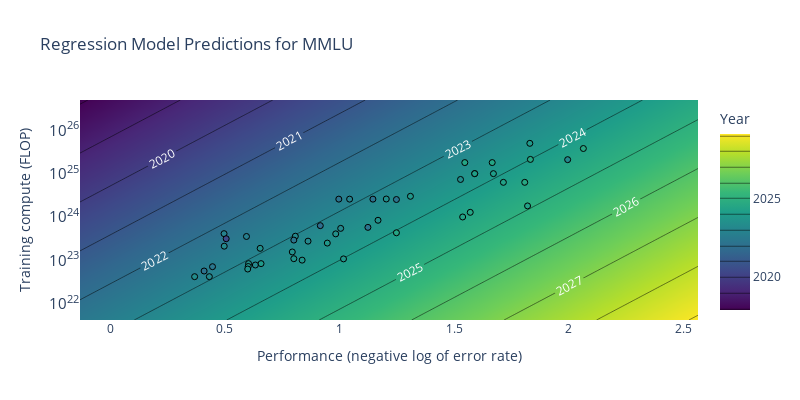

Write notebook code for a chart like this one.
### Code cell
# Define the range for performance and log_compute
performance_min, performance_max = filtered_reg_df[bench + '_log_error'].min(), filtered_reg_df[bench + '_log_error'].max()
log_compute_min, log_compute_max = filtered_reg_df['log_compute'].min(), filtered_reg_df['log_compute'].max()

# Create a grid of values
performance_vals = np.linspace(performance_min - 0.5, performance_max + 0.5, 100)
log_compute_vals = np.linspace(log_compute_min - 1, log_compute_max + 1, 100)
X_grid, Y_grid = np.meshgrid(performance_vals, log_compute_vals)

# Prepare the grid for prediction
X_pred = pd.DataFrame({
    bench + '_log_error': X_grid.ravel(),
    'log_compute': Y_grid.ravel()
})

# Generate predictions
Z_pred = time_model.predict(X_pred)
Z_pred = Z_pred.values.reshape(X_grid.shape)

min_year = Z_pred.min()
max_year = Z_pred.max()

# Plot the contour using Plotly
fig = go.Figure(data=go.Contour(
    x=performance_vals,
    y=10**log_compute_vals,
    z=Z_pred,
    colorscale='Viridis',
    colorbar=dict(title='Year'),
    contours=dict(
        coloring='heatmap',
        showlabels=True,
        labelfont=dict(size=12, color='white')
    )
))

# Add the actual data points with Viridiscolorscale
fig.add_trace(go.Scatter(
    x=filtered_reg_df[bench + '_log_error'],
    y=10**filtered_reg_df['log_compute'],
    mode='markers',
    marker=dict(
        color=filtered_reg_df['float_date'],
        colorscale='Viridis',
        cmin=min_year,
        cmax=max_year,
        line=dict(width=1, color='black')
    ),
    text=filtered_reg_df['System'],
    name='Data'
))

fig.update_yaxes(type='log')

fig.update_layout(
    title=f'Regression Model Predictions for {bench}',
    xaxis_title='Performance (negative log of error rate)',
    yaxis_title='Training compute (FLOP)',
    coloraxis_colorbar=dict(title=f'Predicted Year'),
    width=800,
    height=400
)

if save:
    save_plot(fig, results_dir, f'{bench}_predictions_isotime_contour')

fig.show()

### Figure 1 — Plotly figure (JSON) as saved in the notebook; plotly's stock layout.template omitted (floating-point values rounded to 4 significant figures; data arrays with more than 128 entries replaced by an {"elided": "..."} marker saying what was removed)
{"data": [{"colorbar": {"title": {"text": "Year"}}, "colorscale": [[0, "#440154"], [0.1111, "#482878"], [0.2222, "#3e4989"], [0.3333, "#31688e"], [0.4444, "#26828e"], [0.5556, "#1f9e89"], [0.6667, "#35b779"], [0.7778, "#6ece58"], [0.8889, "#b5de2b"], [1, "#fde725"]], "contours": {"coloring": "heatmap", "labelfont": {"color": "white", "size": 12}, "showlabels": true}, "type": "contour", "x": [-0.1318, -0.1046, -0.07738, -0.05015, -0.02293, 0.004301, 0.03153, 0.05875, 0.08598, 0.1132, 0.1404, 0.1677, 0.1949, 0.2221, 0.2493, 0.2766, 0.3038, 0.331, 0.3582, 0.3855, 0.4127, 0.4399, 0.4671, 0.4944, 0.5216, 0.5488, 0.5761, 0.6033, 0.6305, 0.6577, 0.685, 0.7122, 0.7394, 0.7666, 0.7939, 0.8211, 0.8483, 0.8755, 0.9028, 0.93, 0.9572, 0.9844, 1.012, 1.039, 1.066, 1.093, 1.121, 1.148, 1.175, 1.202, 1.229, 1.257, 1.284, 1.311, 1.338, 1.366, 1.393, 1.42, 1.447, 1.475, 1.502, 1.529, 1.556, 1.583, 1.611, 1.638, 1.665, 1.692, 1.72, 1.747, 1.774, 1.801, 1.828, 1.856, 1.883, 1.91, 1.937, 1.965, 1.992, 2.019, 2.046, 2.073, 2.101, 2.128, 2.155, 2.182, 2.21, 2.237, 2.264, 2.291, 2.319, 2.346, 2.373, 2.4, 2.427, 2.455, 2.482, 2.509, 2.536, 2.564], "y": [4.2e+21, 4.726e+21, 5.318e+21, 5.985e+21, 6.735e+21, 7.579e+21, 8.528e+21, 9.597e+21, 1.08e+22, 1.215e+22, 1.368e+22, 1.539e+22, 1.732e+22, 1.949e+22, 2.193e+22, 2.468e+22, 2.777e+22, 3.125e+22, 3.516e+22, 3.957e+22, 4.453e+22, 5.011e+22, 5.639e+22, 6.345e+22, 7.14e+22, 8.035e+22, 9.042e+22, 1.018e+23, 1.145e+23, 1.288e+23, 1.45e+23, 1.632e+23, 1.836e+23, 2.066e+23, 2.325e+23, 2.616e+23, 2.944e+23, 3.313e+23, 3.728e+23, 4.195e+23, 4.721e+23, 5.313e+23, 5.978e+23, 6.728e+23, 7.571e+23, 8.519e+23, 9.587e+23, 1.079e+24, 1.214e+24, 1.366e+24, 1.537e+24, 1.73e+24, 1.947e+24, 2.191e+24, 2.465e+24, 2.774e+24, 3.122e+24, 3.513e+24, 3.953e+24, 4.448e+24, 5.005e+24, 5.633e+24, 6.338e+24, 7.133e+24, 8.026e+24, 9.032e+24, 1.016e+25, 1.144e+25, 1.287e+25, 1.448e+25, 1.63e+25, 1.834e+25, 2.064e+25, 2.322e+25, 2.613e+25, 2.941e+25, 3.309e+25, 3.724e+25, 4.191e+25, 4.716e+25, 5.307e+25, 5.972e+25, 6.72e+25, 7.562e+25, 8.51e+25, 9.576e+25, 1.078e+26, 1.213e+26, 1.365e+26, 1.536e+26, 1.728e+26, 1.945e+26, 2.188e+26, 2.462e+26, 2.771e+26, 3.118e+26, 3.509e+26, 3.948e+26, 4.443e+26, 5e+26], "z": {"elided": "100x100 float values"}}, {"marker": {"cmax": 2029.0, "cmin": 2018.0, "color": [2023.0, 2023.0, 2022.0, 2022.0, 2024.0, 2024.0, 2024.0, 2023.0, 2024.0, 2024.0, 2023.0, 2022.0, 2023.0, 2023.0, 2022.0, 2024.0, 2024.0, 2024.0, 2024.0, 2025.0, 2025.0, 2023.0, 2023.0, 2023.0, 2023.0, 2024.0, 2024.0, 2024.0, 2024.0, 2024.0, 2025.0, 2023.0, 2023.0, 2024.0, 2024.0, 2022.0, 2022.0, 2022.0, 2023.0, 2024.0, 2024.0, 2024.0, 2020.0, 2022.0, 2023.0, 2024.0, 2024.0, 2024.0, 2024.0], "colorscale": [[0, "#440154"], [0.1111, "#482878"], [0.2222, "#3e4989"], [0.3333, "#31688e"], [0.4444, "#26828e"], [0.5556, "#1f9e89"], [0.6667, "#35b779"], [0.7778, "#6ece58"], [0.8889, "#b5de2b"], [1, "#fde725"]], "line": {"color": "black", "width": 1}}, "mode": "markers", "name": "Data", "text": ["BLOOM-176B", "BloombergGPT", "Chinchilla 70B", "code-davinci-002", "DeepSeek-7B", "DeepSeek-Coder-V2", "DeepSeek-V2", "Falcon 40B", "Gemini Ultra", "Gemma 2 9B", "GLM 130B", "Gopher 280B", "GPT-3.5-turbo-16k", "GPT-4 (original)", "GPT-NeoX 20B", "Grok-1", "Inflection-2", "Inflection-2.5", "Llama 3 70B", "Llama 3.1 405B", "Llama 3.1 70B", "LLaMa-1 13B", "LLaMa-1 33B", "LLaMa-1 65B", "LLaMa-1 7B", "LLaMa-2 13B", "LLaMa-2 34B", "LLaMa-2 70B", "LLaMa-2 7B", "Mistral Large", "Mistral Large 2", "MPT 30B", "MPT 7B", "Nemotron-4-340B Base", "Nemotron-4-340B Instruct", "OPT-66B", "PaLM 540B", "PaLM 63B", "PaLM-2", "Qwen 7B", "StableLM-3B-4E1T", "StableLM-alpha-7b-v2", "text-davinci-001", "text-davinci-002", "text-davinci-003", "XVerse-13B", "XVerse-13B-2", "Yi-6B", "Yi-Large"], "type": "scatter", "x": [0.4964, 0.4973, 1.124, 1.146, 0.6578, 1.57, 1.537, 0.8074, 1.83, 1.248, 0.5942, 0.9163, 1.204, 1.995, 0.4095, 1.309, 1.59, 1.59, 1.715, 2.064, 1.808, 0.633, 0.8627, 1.005, 0.4323, 0.7941, 0.9835, 1.168, 0.6033, 1.671, 1.833, 0.6539, 0.3682, 1.666, 1.546, 0.4461, 1.248, 0.8007, 1.528, 0.837, 0.602, 0.5997, 0.5058, 0.997, 1.044, 0.8007, 0.9467, 1.017, 1.82], "y": [4.12e+23, 2.12e+23, 5.76e+23, 2.58e+24, 8.4e+22, 1.28e+24, 1e+24, 3.6e+23, 5e+25, 4.32e+23, 3.55e+23, 6.31e+23, 2.6e+24, 2.1e+25, 5.67e+22, 3e+24, 1e+25, 1e+25, 6.3e+24, 3.8e+25, 6.3e+24, 7.8e+22, 2.77e+23, 5.46e+23, 4.2e+22, 1.56e+23, 4.08e+23, 8.4e+23, 8.4e+22, 1e+25, 2.13e+25, 1.89e+23, 4.2e+22, 1.8e+25, 1.8e+25, 7.13e+22, 2.53e+24, 2.93e+23, 7.34e+24, 1.01e+23, 7.2e+22, 6.3e+22, 3.15e+23, 2.58e+24, 2.58e+24, 1.09e+23, 2.5e+23, 1.08e+23, 1.8e+24]}], "layout": {"coloraxis": {"colorbar": {"title": {"text": "Predicted Year"}}}, "height": 400, "title": {"text": "Regression Model Predictions for MMLU"}, "width": 800, "xaxis": {"title": {"text": "Performance (negative log of error rate)"}}, "yaxis": {"title": {"text": "Training compute (FLOP)"}, "type": "log"}}}
